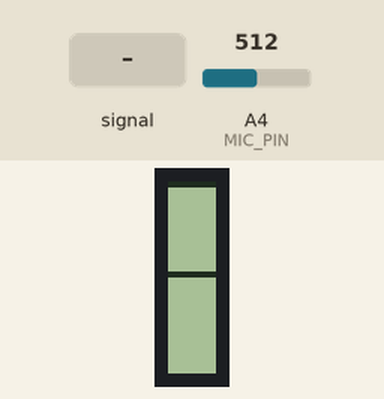
Recording of a program running on a simulated Arduino Nano, built with avr-gcc and run on an emulated ATmega328P. On the bench: 8×32 one-colour display. The inputs (shaded band) are chosen by the test bench; at power-on: A4 (MIC_PIN) = 512. What the program prints to the serial monitor is not drawn.

Above: at 1.2 s.
1.3 s: A4 (MIC_PIN) fed a 200 Hz sine of ±255 counts around its level
At 1.46 s:
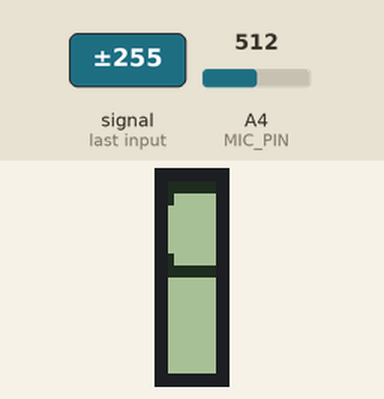
2.9 s: A4 (MIC_PIN) set to 716
At 3.8 s:
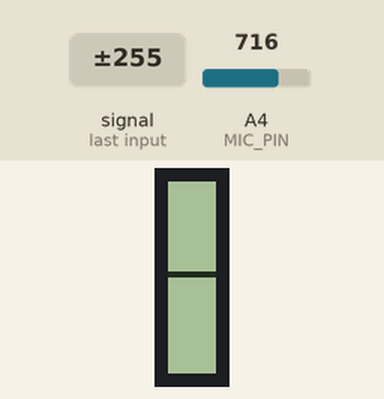
4.5 s: A4 (MIC_PIN) fed a 1000 Hz sine of ±255 counts around its level
At 4.67 s:
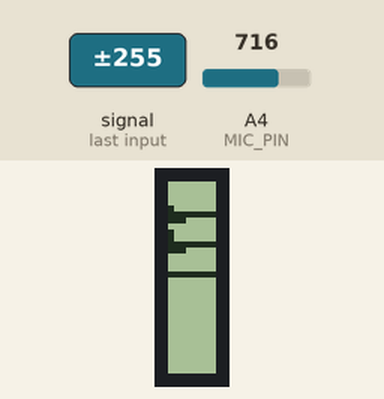
6.1 s: A4 (MIC_PIN) set to 0
At 7.4 s:
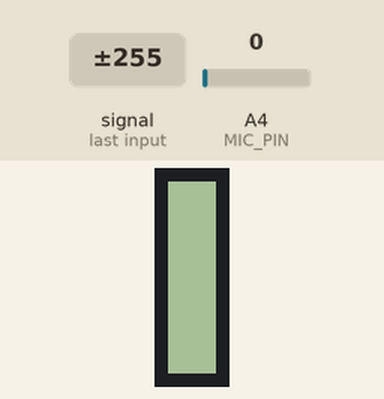
Timing chart, 0 to 8.7 s (numbered marks = the images above; inputs shaded):
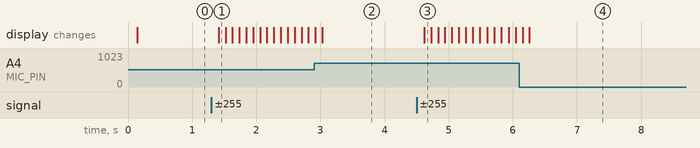

The program:

main.cpp
```cpp
#include <Arduino.h>
#include <SPI.h>
#include <Wire.h>
#include <U8g2lib.h>
#include <arduinoFFT.h>
#include <Adafruit_I2CDevice.h>

// OBJECTS
U8G2_MAX7219_32X8_F_4W_SW_SPI u8g2(U8G2_R1, /* clock=*/ 11, /* data=*/ 12, /* cs=*/ 10, /* dc=*/ U8X8_PIN_NONE, /* reset=*/ U8X8_PIN_NONE);
arduinoFFT FFT = arduinoFFT();

// SETTINGS
#define w 16 // Set your max Width, must be power of 2
#define h 8 // Set your max Height
#define brightness 100 // Set Brightness
// PINS
#define MIC_PIN A4
#define BRIGHTNESS_PIN A3
// SAMPLING
// TODO - IMPLEMENTING CHECK FOR MAX WIDTH
#define SAMPLES 64             // Must be a power of 2
#define SAMPLING_FREQUENCY 3000 // Hz, must be less than 10000 due to ADC
const int sample_fit = SAMPLES/w;

// Variables
unsigned int sampling_period_us;
unsigned long microseconds;

double vReal[SAMPLES];
double vImag[SAMPLES];
byte data[SAMPLES/sample_fit];
byte freq[SAMPLES/sample_fit];

void fft_sampling(){

  /*SAMPLING*/
    for(int i=0; i<SAMPLES; i++)
    {
        microseconds = micros();    //Overflows after around 70 minutes!

        vReal[i] = analogRead(MIC_PIN);
        vImag[i] = 0;

        while(micros() < (microseconds + sampling_period_us)){
        }
    }

    /*FFT*/
    FFT.Windowing(vReal, SAMPLES, FFT_WIN_TYP_HAMMING, FFT_FORWARD);
    FFT.Compute(vReal, vImag, SAMPLES, FFT_FORWARD);
    FFT.ComplexToMagnitude(vReal, vImag, SAMPLES);
    double peak = FFT.MajorPeak(vReal, SAMPLES, SAMPLING_FREQUENCY);

}

void store_samples(){
      // Store the sampled signal amplitude and frequency into arrays for later use
      for(int i=0; i<(SAMPLES/sample_fit); i++){

        int f = (int) ((i * 1.0 * SAMPLING_FREQUENCY) / SAMPLES);
        int col = map(f, 0 ,150, 0, w-1);
        col = constrain(col, 0, w);

        // Average the sampled signals to fit given matrix size
        int average = 0;
        for(int j = 1; j <= sample_fit; j++)
          average += (int)vReal[(((1+i)*sample_fit)-j)];
        average = average / sample_fit;

        Serial.println(average);

        // Store averaged samples into an array
        int amplitude= average;//(int)vReal[i];
        int height=map(amplitude,0,150,0,h-1);
        height = constrain(height, 0, h);

        data[i]=height;
        freq[i]=col;
      }
}

void draw_data(){
  u8g2.clearBuffer();
  for(int i = 0; i < w; i++){
    u8g2.drawHLine(0, i, data[i]);
  }
  u8g2.sendBuffer();
}

void setup(){
  // PINS
  pinMode(MIC_PIN, INPUT);
  pinMode(BRIGHTNESS_PIN, INPUT);
  // DISPLAY
  u8g2.begin();
  u8g2.setContrast(brightness);
  // SERIAL
  Serial.begin(9600);
  // VARIABLES
  sampling_period_us = round(1000000*(1.0/SAMPLING_FREQUENCY));
}

void loop(){
  fft_sampling();
  store_samples();
  draw_data();
}
```

Measured:
- after the input at 1.3 s, the display: changes after 0.11 s (image 1)
- after the input at 4.5 s, the display: changes after 0.12 s (image 3)
